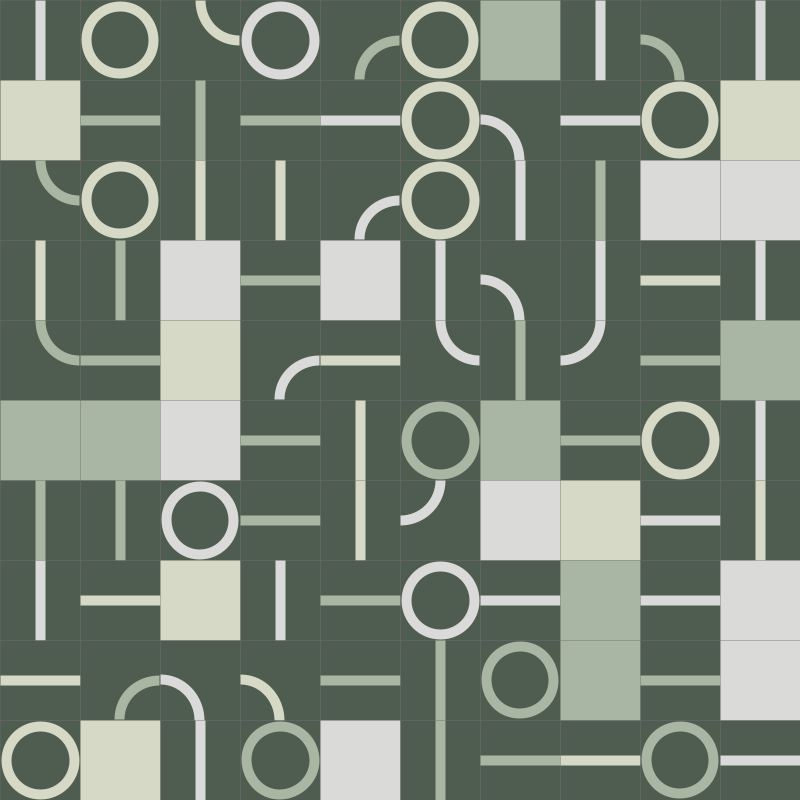
Frame 1 (no input)
Frame 60 (the mouse pressed at the canvas centre just before this capture): identical to frame 1, image omitted
Frame 120 (the mouse held since frame 60 and released just before this capture): identical to frame 1, image omitted

The Processing sketch that drew this single still picture (run headless with seeded random() and noise(); from frame 60 on, the mouse is pressed at the canvas centre):

// Processing sketch: pattern
// ── pattern.pde
int row = 10; 
int col = 10; 
int unitSize = 100; 
float unitAngle = PI/4; 
int cellSize;
int cellStroke;

void setup() {
  size(800, 800);
  background(#4f5d50);
  cellSize = width/row;
  cellStroke = cellSize/8;
  drawPattern();
}

void reset() {
  background(#4f5d50);
  drawPattern();
}

void draw(){
}

void drawPattern() {
  for (int i = 0; i < row; i ++) {
    for (int j = 0; j < col; j ++) {
      pushMatrix();
      translate(i*cellSize+cellSize/2, j*cellSize+cellSize/2);
      rotate(PI/2*floor(random(4)));
      int choice = floor(random(5));
      int rancol= floor(random(3));
      drawrect();
      switch(rancol){
      case 0:
        colA();
        break;
      case 1:
        colB();
        break;
      case 2:
        colC();
        break;
      }
      strokeWeight(cellStroke);
      strokeCap(SQUARE);
      switch(choice) {
      case 0:
        shapeA();
        break;
      case 1:
        shapeB();
        break;
      case 2:
        shapeC();
        break;
      case 3:
        shapeD();
        break;
      case 4:
        shapeE();
        break;
      }
      popMatrix();
    }
  }
}

void colA(){
stroke(#d6d9c5);
}

void colB(){
stroke(#a9b6a4);
}

void colC(){
stroke(#dadad8);
}

void shapeA() {
  line(-cellSize/2, 0, cellSize/2, 0);
}

void shapeB() {
  line(0, -cellSize/2, 0, cellSize/2);
}

void shapeC() {
  arc(-cellSize/2, -cellSize/2, cellSize, cellSize, 0, PI/2);
}

void shapeD(){
  circle(0,0,cellSize-12);
}

void shapeE(){
  strokeWeight(cellSize);
  line(0,-cellSize/2,0,cellSize/2);
}

void mousePressed(){
reset();
}

void drawrect(){
  stroke(102);
  strokeWeight(0.5);
  noFill();
  rectMode(CENTER);
  rect(0, 0, cellSize, cellSize);

}
